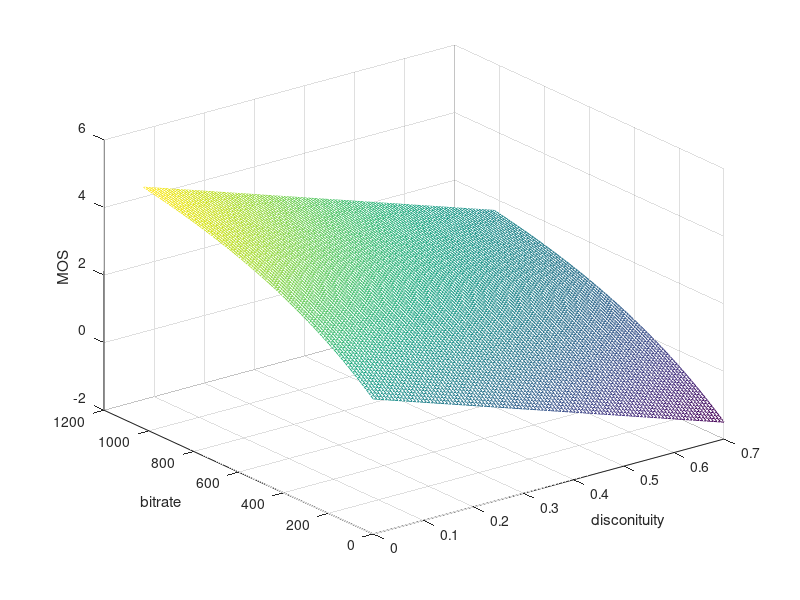
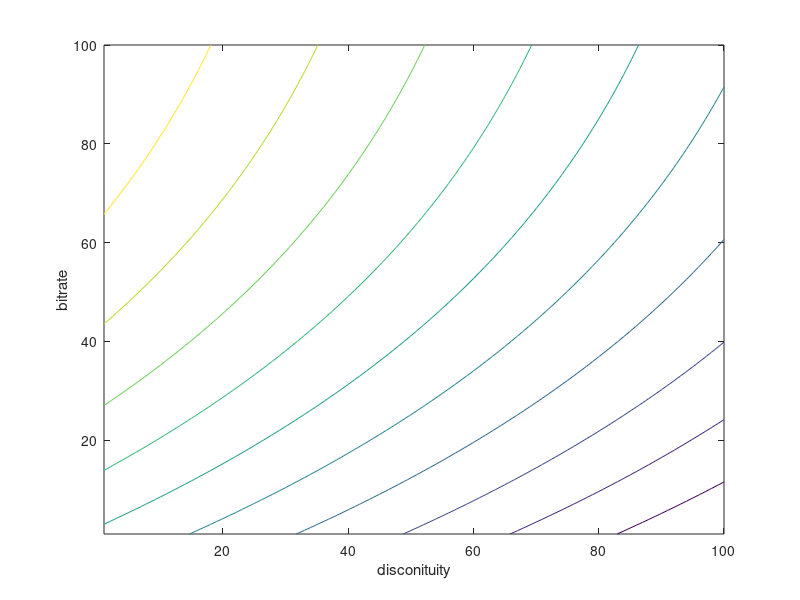

Here is the MATLAB script that generated these plots, in order:
%b-d plot
close all ;
clear ;

c1 = -5 ;
c2 = 2 ;
alpha = 4 ;
lambda = 0.0015 ;

[dis, br] = meshgrid(linspace(0,0.7,100), linspace(0,1024, 100)) ;
mos = c1 .* dis + alpha .* (1 - exp(-br .* lambda)) + c2 ;

figure
mesh(dis, br, mos) ;
xlabel('disconituity') ;
ylabel('bitrate') ;
zlabel('MOS') ;
print(gcf, '-djpeg', 'bd_3d.jpg') ; 

figure ;
contour(mos) ;
xlabel('disconituity') ;
ylabel('bitrate') ;
print(gcf, '-djpeg', 'bd_contour.jpg') ; 